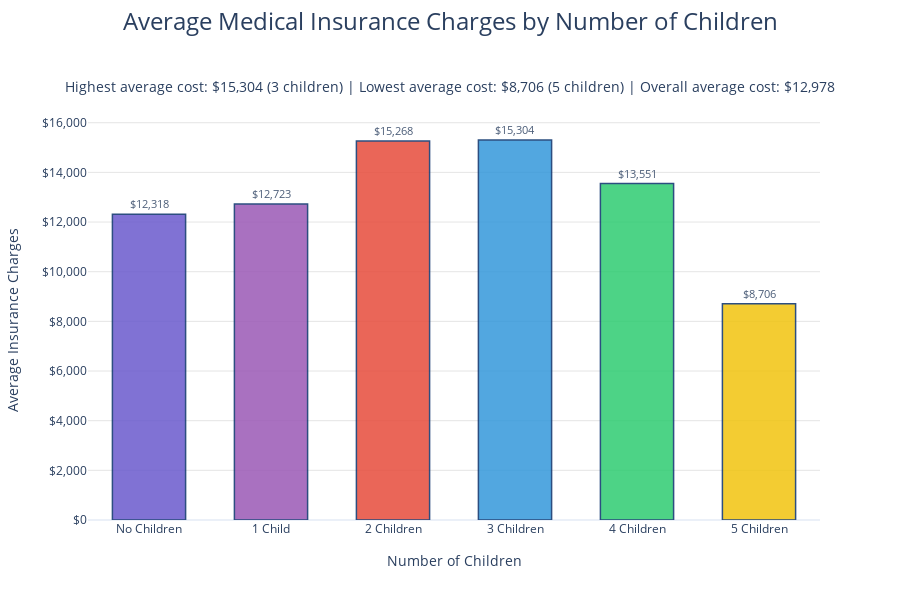

This figure's notebook cell:
### Code cell
# Create enhanced bar plot with fixed colors for each bar
children_data = df.groupby('children', as_index=False)['charges'].mean()

fig_children = px.bar(children_data,
                     x='children', y='charges',
                     labels={'charges': 'Average Insurance Charges ($)', 'children': 'Number of Children'},
                     template='plotly_white',
                     text=children_data['charges'].round(2))

# Update traces with brighter custom colors for each bar
fig_children.update_traces(
    marker_color=['#6A5ACD', '#9B59B6', '#E74C3C', '#3498DB', '#2ECC71', '#F1C40F'],  # Brighter color palette
    textposition='outside',
    textfont=dict(size=11),
    texttemplate='$%{text:,.0f}',
    marker_line_color='rgb(8,48,107)',
    marker_line_width=1.5,
    opacity=0.85,
    width=0.6
)

# Create combined title with insights
combined_title = (
    f"Average Medical Insurance Charges by Number of Children<br><br>"
    f"<span style='font-size: 14px;'>"
    f"Highest average cost: ${children_data['charges'].max():,.0f} ({children_data.loc[children_data['charges'].idxmax(), 'children']} children) | "
    f"Lowest average cost: ${children_data['charges'].min():,.0f} ({children_data.loc[children_data['charges'].idxmin(), 'children']} children) | "
    f"Overall average cost: ${children_data['charges'].mean():,.0f}"
    f"</span>"
)

# Update layout
fig_children.update_layout(
    title={
        'text': combined_title,
        'x': 0.5,
        'y': 0.95,
        'xanchor': 'center',
        'yanchor': 'top',
        'font': dict(size=24)
    },
    yaxis=dict(
        title='Average Insurance Charges',
        tickprefix="$",
        tickformat=",",
        gridcolor='#E5E5E5',
        title_standoff=20
    ),
    xaxis=dict(
        title='Number of Children',
        tickmode='array',
        ticktext=['No Children', '1 Child', '2 Children', '3 Children', '4 Children', '5 Children'],
        tickvals=[0, 1, 2, 3, 4, 5],
        title_standoff=20
    ),
    plot_bgcolor='white',
    height=600,
    width=900,
    showlegend=False,
    margin=dict(t=120, b=80, l=80, r=80)
)

fig_children.show()

### Figure 1 — Plotly figure (JSON) as saved in the notebook; plotly's stock layout.template omitted (floating-point values rounded to 4 significant figures)
{"data": [{"alignmentgroup": "True", "hovertemplate": "Number of Children=%{x}<br>Average Insurance Charges ($)=%{y}<br>text=%{text}<extra></extra>", "legendgroup": "", "marker": {"color": ["#6A5ACD", "#9B59B6", "#E74C3C", "#3498DB", "#2ECC71", "#F1C40F"], "line": {"color": "rgb(8,48,107)", "width": 1.5}, "pattern": {"shape": ""}}, "name": "", "offsetgroup": "", "opacity": 0.85, "orientation": "v", "showlegend": false, "text": [12320.0, 12720.0, 15270.0, 15300.0, 13550.0, 8706.0], "textfont": {"size": 11}, "textposition": "outside", "texttemplate": "$%{text:,.0f}", "type": "bar", "width": 0.6, "x": [0, 1, 2, 3, 4, 5], "xaxis": "x", "y": [12320.0, 12720.0, 15270.0, 15300.0, 13550.0, 8706.0], "yaxis": "y"}], "layout": {"barmode": "relative", "height": 600, "legend": {"tracegroupgap": 0}, "margin": {"b": 80, "l": 80, "r": 80, "t": 120}, "plot_bgcolor": "white", "showlegend": false, "title": {"font": {"size": 24}, "text": "Average Medical Insurance Charges by Number of Children<br><br><span style='font-size: 14px;'>Highest average cost: $15,304 (3 children) | Lowest average cost: $8,706 (5 children) | Overall average cost: $12,978</span>", "x": 0.5, "xanchor": "center", "y": 0.95, "yanchor": "top"}, "width": 900, "xaxis": {"anchor": "y", "domain": [0, 1], "tickmode": "array", "ticktext": ["No Children", "1 Child", "2 Children", "3 Children", "4 Children", "5 Children"], "tickvals": [0, 1, 2, 3, 4, 5], "title": {"standoff": 20, "text": "Number of Children"}}, "yaxis": {"anchor": "x", "domain": [0, 1], "gridcolor": "#E5E5E5", "tickformat": ",", "tickprefix": "$", "title": {"standoff": 20, "text": "Average Insurance Charges"}}}}
